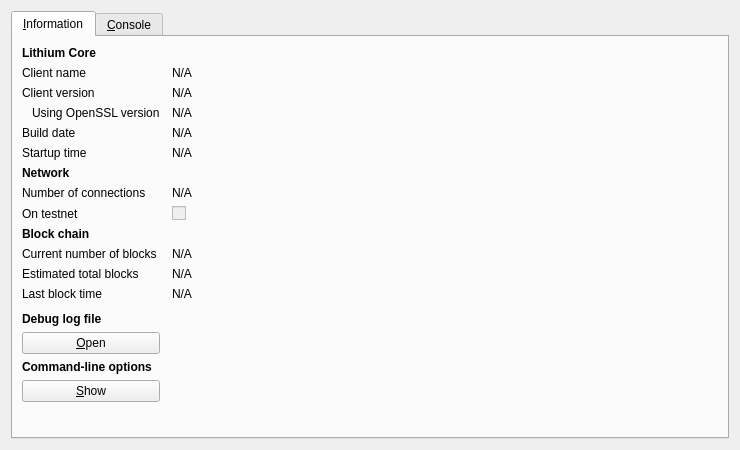
<?xml version="1.0" encoding="UTF-8"?>
<ui version="4.0">
 <class>RPCConsole</class>
 <widget class="QDialog" name="RPCConsole">
  <property name="geometry">
   <rect>
    <x>0</x>
    <y>0</y>
    <width>740</width>
    <height>450</height>
   </rect>
  </property>
  <property name="windowTitle">
   <string>Lithium - Debug window</string>
  </property>
  <layout class="QVBoxLayout" name="verticalLayout_2">
   <item>
    <widget class="QTabWidget" name="tabWidget">
     <property name="currentIndex">
      <number>0</number>
     </property>
     <widget class="QWidget" name="tab_info">
      <attribute name="title">
       <string>&amp;Information</string>
      </attribute>
      <layout class="QGridLayout" name="gridLayout" columnstretch="0,1">
       <property name="horizontalSpacing">
        <number>12</number>
       </property>
       <item row="0" column="0">
        <widget class="QLabel" name="label_9">
         <property name="font">
          <font>
           <weight>75</weight>
           <bold>true</bold>
          </font>
         </property>
         <property name="text">
          <string>Lithium Core</string>
         </property>
        </widget>
       </item>
       <item row="1" column="0">
        <widget class="QLabel" name="label_5">
         <property name="text">
          <string>Client name</string>
         </property>
        </widget>
       </item>
       <item row="1" column="1">
        <widget class="QLabel" name="clientName">
         <property name="cursor">
          <cursorShape>IBeamCursor</cursorShape>
         </property>
         <property name="text">
          <string>N/A</string>
         </property>
         <property name="textFormat">
          <enum>Qt::PlainText</enum>
         </property>
         <property name="textInteractionFlags">
          <set>Qt::LinksAccessibleByMouse|Qt::TextSelectableByKeyboard|Qt::TextSelectableByMouse</set>
         </property>
        </widget>
       </item>
       <item row="2" column="0">
        <widget class="QLabel" name="label_6">
         <property name="text">
          <string>Client version</string>
         </property>
        </widget>
       </item>
       <item row="2" column="1">
        <widget class="QLabel" name="clientVersion">
         <property name="cursor">
          <cursorShape>IBeamCursor</cursorShape>
         </property>
         <property name="text">
          <string>N/A</string>
         </property>
         <property name="textFormat">
          <enum>Qt::PlainText</enum>
         </property>
         <property name="textInteractionFlags">
          <set>Qt::LinksAccessibleByMouse|Qt::TextSelectableByKeyboard|Qt::TextSelectableByMouse</set>
         </property>
        </widget>
       </item>
       <item row="3" column="0">
        <widget class="QLabel" name="label_14">
         <property name="text">
          <string>Using OpenSSL version</string>
         </property>
         <property name="indent">
          <number>10</number>
         </property>
        </widget>
       </item>
       <item row="3" column="1">
        <widget class="QLabel" name="openSSLVersion">
         <property name="cursor">
          <cursorShape>IBeamCursor</cursorShape>
         </property>
         <property name="text">
          <string>N/A</string>
         </property>
         <property name="textFormat">
          <enum>Qt::PlainText</enum>
         </property>
         <property name="textInteractionFlags">
          <set>Qt::LinksAccessibleByMouse|Qt::TextSelectableByKeyboard|Qt::TextSelectableByMouse</set>
         </property>
        </widget>
       </item>
       <item row="4" column="0">
        <widget class="QLabel" name="label_12">
         <property name="text">
          <string>Build date</string>
         </property>
        </widget>
       </item>
       <item row="4" column="1">
        <widget class="QLabel" name="buildDate">
         <property name="cursor">
          <cursorShape>IBeamCursor</cursorShape>
         </property>
         <property name="text">
          <string>N/A</string>
         </property>
         <property name="textFormat">
          <enum>Qt::PlainText</enum>
         </property>
         <property name="textInteractionFlags">
          <set>Qt::LinksAccessibleByMouse|Qt::TextSelectableByKeyboard|Qt::TextSelectableByMouse</set>
         </property>
        </widget>
       </item>
       <item row="5" column="0">
        <widget class="QLabel" name="label_13">
         <property name="text">
          <string>Startup time</string>
         </property>
        </widget>
       </item>
       <item row="5" column="1">
        <widget class="QLabel" name="startupTime">
         <property name="cursor">
          <cursorShape>IBeamCursor</cursorShape>
         </property>
         <property name="text">
          <string>N/A</string>
         </property>
         <property name="textFormat">
          <enum>Qt::PlainText</enum>
         </property>
         <property name="textInteractionFlags">
          <set>Qt::LinksAccessibleByMouse|Qt::TextSelectableByKeyboard|Qt::TextSelectableByMouse</set>
         </property>
        </widget>
       </item>
       <item row="6" column="0">
        <widget class="QLabel" name="label_11">
         <property name="font">
          <font>
           <weight>75</weight>
           <bold>true</bold>
          </font>
         </property>
         <property name="text">
          <string>Network</string>
         </property>
        </widget>
       </item>
       <item row="7" column="0">
        <widget class="QLabel" name="label_7">
         <property name="text">
          <string>Number of connections</string>
         </property>
        </widget>
       </item>
       <item row="7" column="1">
        <widget class="QLabel" name="numberOfConnections">
         <property name="cursor">
          <cursorShape>IBeamCursor</cursorShape>
         </property>
         <property name="text">
          <string>N/A</string>
         </property>
         <property name="textFormat">
          <enum>Qt::PlainText</enum>
         </property>
         <property name="textInteractionFlags">
          <set>Qt::LinksAccessibleByMouse|Qt::TextSelectableByKeyboard|Qt::TextSelectableByMouse</set>
         </property>
        </widget>
       </item>
       <item row="8" column="0">
        <widget class="QLabel" name="label_8">
         <property name="text">
          <string>On testnet</string>
         </property>
        </widget>
       </item>
       <item row="8" column="1">
        <widget class="QCheckBox" name="isTestNet">
         <property name="enabled">
          <bool>false</bool>
         </property>
         <property name="text">
          <string/>
         </property>
        </widget>
       </item>
       <item row="9" column="0">
        <widget class="QLabel" name="label_10">
         <property name="font">
          <font>
           <weight>75</weight>
           <bold>true</bold>
          </font>
         </property>
         <property name="text">
          <string>Block chain</string>
         </property>
        </widget>
       </item>
       <item row="10" column="0">
        <widget class="QLabel" name="label_3">
         <property name="text">
          <string>Current number of blocks</string>
         </property>
        </widget>
       </item>
       <item row="10" column="1">
        <widget class="QLabel" name="numberOfBlocks">
         <property name="cursor">
          <cursorShape>IBeamCursor</cursorShape>
         </property>
         <property name="text">
          <string>N/A</string>
         </property>
         <property name="textFormat">
          <enum>Qt::PlainText</enum>
         </property>
         <property name="textInteractionFlags">
          <set>Qt::LinksAccessibleByMouse|Qt::TextSelectableByKeyboard|Qt::TextSelectableByMouse</set>
         </property>
        </widget>
       </item>
       <item row="11" column="0">
        <widget class="QLabel" name="label_4">
         <property name="text">
          <string>Estimated total blocks</string>
         </property>
        </widget>
       </item>
       <item row="11" column="1">
        <widget class="QLabel" name="totalBlocks">
         <property name="cursor">
          <cursorShape>IBeamCursor</cursorShape>
         </property>
         <property name="text">
          <string>N/A</string>
         </property>
         <property name="textFormat">
          <enum>Qt::PlainText</enum>
         </property>
         <property name="textInteractionFlags">
          <set>Qt::LinksAccessibleByMouse|Qt::TextSelectableByKeyboard|Qt::TextSelectableByMouse</set>
         </property>
        </widget>
       </item>
       <item row="12" column="0">
        <widget class="QLabel" name="label_2">
         <property name="text">
          <string>Last block time</string>
         </property>
        </widget>
       </item>
       <item row="12" column="1">
        <widget class="QLabel" name="lastBlockTime">
         <property name="cursor">
          <cursorShape>IBeamCursor</cursorShape>
         </property>
         <property name="text">
          <string>N/A</string>
         </property>
         <property name="textFormat">
          <enum>Qt::PlainText</enum>
         </property>
         <property name="textInteractionFlags">
          <set>Qt::LinksAccessibleByMouse|Qt::TextSelectableByKeyboard|Qt::TextSelectableByMouse</set>
         </property>
        </widget>
       </item>
       <item row="13" column="0">
        <spacer name="verticalSpacer_2">
         <property name="orientation">
          <enum>Qt::Vertical</enum>
         </property>
         <property name="sizeHint" stdset="0">
          <size>
           <width>20</width>
           <height>20</height>
          </size>
         </property>
        </spacer>
       </item>
       <item row="14" column="0">
        <widget class="QLabel" name="labelDebugLogfile">
         <property name="font">
          <font>
           <weight>75</weight>
           <bold>true</bold>
          </font>
         </property>
         <property name="text">
          <string>Debug log file</string>
         </property>
        </widget>
       </item>
       <item row="15" column="0">
        <widget class="QPushButton" name="openDebugLogfileButton">
         <property name="toolTip">
          <string>Open the Lithium debug log file from the current data directory. This can take a few seconds for large log files.</string>
         </property>
         <property name="text">
          <string>&amp;Open</string>
         </property>
         <property name="autoDefault">
          <bool>false</bool>
         </property>
        </widget>
       </item>
       <item row="16" column="0">
        <widget class="QLabel" name="labelCLOptions">
         <property name="font">
          <font>
           <weight>75</weight>
           <bold>true</bold>
          </font>
         </property>
         <property name="text">
          <string>Command-line options</string>
         </property>
        </widget>
       </item>
       <item row="17" column="0">
        <widget class="QPushButton" name="showCLOptionsButton">
         <property name="toolTip">
          <string>Show the Lithium-Qt help message to get a list with possible Lithium command-line options.</string>
         </property>
         <property name="text">
          <string>&amp;Show</string>
         </property>
         <property name="autoDefault">
          <bool>false</bool>
         </property>
        </widget>
       </item>
       <item row="18" column="0">
        <spacer name="verticalSpacer">
         <property name="orientation">
          <enum>Qt::Vertical</enum>
         </property>
         <property name="sizeHint" stdset="0">
          <size>
           <width>20</width>
           <height>40</height>
          </size>
         </property>
        </spacer>
       </item>
      </layout>
     </widget>
     <widget class="QWidget" name="tab_console">
      <attribute name="title">
       <string>&amp;Console</string>
      </attribute>
      <layout class="QVBoxLayout" name="verticalLayout_3">
       <property name="spacing">
        <number>3</number>
       </property>
       <item>
        <widget class="QTextEdit" name="messagesWidget">
         <property name="minimumSize">
          <size>
           <width>0</width>
           <height>100</height>
          </size>
         </property>
         <property name="readOnly">
          <bool>true</bool>
         </property>
         <property name="tabKeyNavigation" stdset="0">
          <bool>false</bool>
         </property>
         <property name="columnCount" stdset="0">
          <number>2</number>
         </property>
        </widget>
       </item>
       <item>
        <layout class="QHBoxLayout" name="horizontalLayout">
         <property name="spacing">
          <number>3</number>
         </property>
         <item>
          <widget class="QLabel" name="label">
           <property name="text">
            <string notr="true">&gt;</string>
           </property>
          </widget>
         </item>
         <item>
          <widget class="QLineEdit" name="lineEdit"/>
         </item>
         <item>
          <widget class="QPushButton" name="clearButton">
           <property name="maximumSize">
            <size>
             <width>24</width>
             <height>24</height>
            </size>
           </property>
           <property name="toolTip">
            <string>Clear console</string>
           </property>
           <property name="text">
            <string/>
           </property>
           <property name="icon">
            <iconset resource="../bitcoin.qrc">
             <normaloff>:/icons/remove</normaloff>:/icons/remove</iconset>
           </property>
           <property name="shortcut">
            <string notr="true">Ctrl+L</string>
           </property>
           <property name="autoDefault">
            <bool>false</bool>
           </property>
          </widget>
         </item>
        </layout>
       </item>
      </layout>
     </widget>
    </widget>
   </item>
  </layout>
 </widget>
 <resources>
  <include location="../bitcoin.qrc"/>
 </resources>
 <connections/>
</ui>
